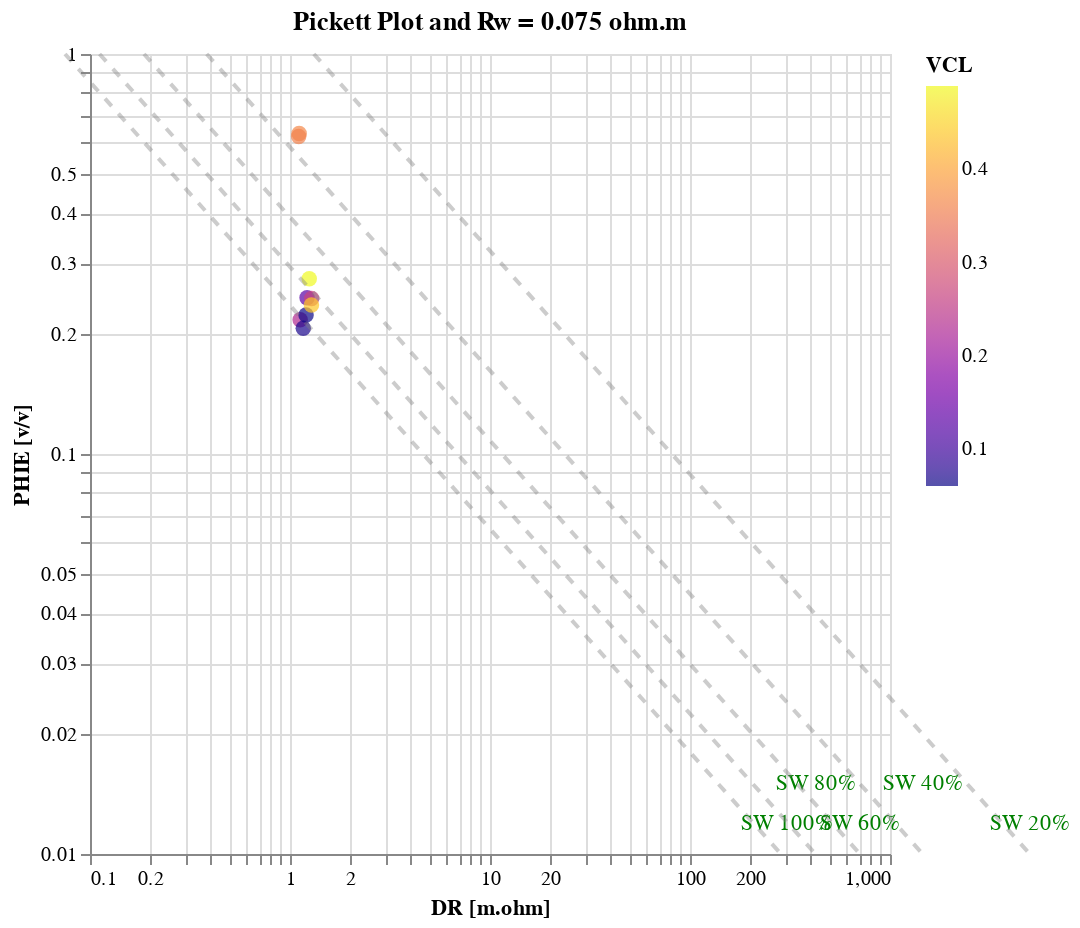

Notebook code for this chart:
### Code cell
# pickett_plot(
#     calculation_data,
#     depth_start=4320,
#     depth_end=4350,
#     vcl_limit=0.5,
#     a=a,
#     rwa=rw_input,
#     m=m,
#     n=n,
#     z="VCL",
# )

pickett_plot(
    calculation_data_copy,
    depth_start=4185,
    depth_end=4194,
    x_range=[0.1, 1000],
    y_range=[0.01, 1],
    vcl_limit=0.5,
    a=a,
    rwa=rw_input,
    m=m,
    n=n,
    z="VCL",
)

### Figure 1 — Vega-Lite specification as saved in the notebook (floating-point values rounded to 4 significant figures)
{"config": {"view": {"continuousWidth": 300, "continuousHeight": 300}}, "layer": [{"data": {"name": "data-942040d8155aa9c6c96a2414d6cbf53b"}, "mark": {"type": "circle", "size": 60}, "encoding": {"color": {"field": "VCL", "scale": {"scheme": "plasma"}, "title": "VCL", "type": "quantitative"}, "tooltip": [{"field": "DEPT", "type": "quantitative"}, {"field": "DR", "type": "quantitative"}, {"field": "PHIE", "type": "quantitative"}, {"field": "VCL", "type": "quantitative"}], "x": {"field": "DR", "scale": {"domain": [0.1, 1000], "type": "log"}, "title": "DR [m.ohm]", "type": "quantitative"}, "y": {"field": "PHIE", "scale": {"domain": [0.01, 1], "type": "log"}, "title": "PHIE [v/v]", "type": "quantitative"}}, "title": "Pickett Plot and Rw = 0.075 ohm.m"}, {"layer": [{"layer": [{"data": {"name": "data-92cb0df78031b4e10e64a1ac1b6b095d"}, "mark": {"type": "line", "opacity": 0.4}, "encoding": {"color": {"value": "grey"}, "strokeDash": {"value": [5, 5]}, "x": {"field": "DR", "type": "quantitative"}, "y": {"field": "PHIE", "type": "quantitative"}}, "title": "SW 100%", "transform": [{"calculate": "'SW 100%'", "as": "SW_label"}]}, {"data": {"name": "data-47e278f397bf2f2fd8cb49e7d63be60e"}, "mark": {"type": "text", "align": "left", "baseline": "middle", "dx": -20, "dy": -15}, "encoding": {"color": {"value": "green"}, "text": {"value": "SW 100%"}, "x": {"field": "DR", "type": "quantitative"}, "y": {"field": "PHIE", "type": "quantitative"}}}]}, {"layer": [{"data": {"name": "data-219299dda8809f1c093a78c712fa7387"}, "mark": {"type": "line", "opacity": 0.4}, "encoding": {"color": {"value": "grey"}, "strokeDash": {"value": [5, 5]}, "x": {"field": "DR", "type": "quantitative"}, "y": {"field": "PHIE", "type": "quantitative"}}, "title": "SW 80%", "transform": [{"calculate": "'SW 80%'", "as": "SW_label"}]}, {"data": {"name": "data-a3217996a9fc725766cc61aedb67e2ba"}, "mark": {"type": "text", "align": "left", "baseline": "middle", "dx": -20, "dy": -35}, "encoding": {"color": {"value": "green"}, "text": {"value": "SW 80%"}, "x": {"field": "DR", "type": "quantitative"}, "y": {"field": "PHIE", "type": "quantitative"}}}]}, {"layer": [{"data": {"name": "data-b0bc9ce3adf99b7c898d00608ec46b16"}, "mark": {"type": "line", "opacity": 0.4}, "encoding": {"color": {"value": "grey"}, "strokeDash": {"value": [5, 5]}, "x": {"field": "DR", "type": "quantitative"}, "y": {"field": "PHIE", "type": "quantitative"}}, "title": "SW 60%", "transform": [{"calculate": "'SW 60%'", "as": "SW_label"}]}, {"data": {"name": "data-2c68b62eeae03be2a08135dfd5b43108"}, "mark": {"type": "text", "align": "left", "baseline": "middle", "dx": -20, "dy": -15}, "encoding": {"color": {"value": "green"}, "text": {"value": "SW 60%"}, "x": {"field": "DR", "type": "quantitative"}, "y": {"field": "PHIE", "type": "quantitative"}}}]}, {"layer": [{"data": {"name": "data-1ee2946b48d2876cf4c52066f614b06d"}, "mark": {"type": "line", "opacity": 0.4}, "encoding": {"color": {"value": "grey"}, "strokeDash": {"value": [5, 5]}, "x": {"field": "DR", "type": "quantitative"}, "y": {"field": "PHIE", "type": "quantitative"}}, "title": "SW 40%", "transform": [{"calculate": "'SW 40%'", "as": "SW_label"}]}, {"data": {"name": "data-8f3e0723ecf572f2e912ce7e6b927fd3"}, "mark": {"type": "text", "align": "left", "baseline": "middle", "dx": -20, "dy": -35}, "encoding": {"color": {"value": "green"}, "text": {"value": "SW 40%"}, "x": {"field": "DR", "type": "quantitative"}, "y": {"field": "PHIE", "type": "quantitative"}}}]}, {"layer": [{"data": {"name": "data-7ba1b9b69db07058f66326a13e45e352"}, "mark": {"type": "line", "opacity": 0.4}, "encoding": {"color": {"value": "grey"}, "strokeDash": {"value": [5, 5]}, "x": {"field": "DR", "type": "quantitative"}, "y": {"field": "PHIE", "type": "quantitative"}}, "title": "SW 20%", "transform": [{"calculate": "'SW 20%'", "as": "SW_label"}]}, {"data": {"name": "data-19121364eada03141601f83c0e52b218"}, "mark": {"type": "text", "align": "left", "baseline": "middle", "dx": -20, "dy": -15}, "encoding": {"color": {"value": "green"}, "text": {"value": "SW 20%"}, "x": {"field": "DR", "type": "quantitative"}, "y": {"field": "PHIE", "type": "quantitative"}}}]}]}], "height": 400, "width": 400, "$schema": "https://vega.github.io/schema/vega-lite/v5.20.1.json", "datasets": {"data-942040d8155aa9c6c96a2414d6cbf53b": [{"WELL": "LLB-10", "DEPT": 4186.0, "CALI": 13.29, "DRHO": -0.012, "DT_MAA": null, "GR": 39.43, "MR": 1.077, "SR": 0.954, "NPHI": 0.4194, "PEF": 3.118, "RHOB_CORR": 2.141, "ROP": 131.6, "DR": 1.124, "RHOB": 2.141, "VSH": 0.2323, "RW": 0.1005, "hydrocarbon_formation_class": 0, "NPHI_corr": 0.4194, "VCLGR": 0.04316, "VCLRT": 0.4197, "VCLND": 0.2318, "VCL": 0.2318, "PHID": 0.1996, "PHIDshc": 0.1923, "PHI_SIMANDOUX": 0.2166, "PHIN": 0.004194, "PHINshc": -0.1001, "PHIxND": 0.04611, "PHIE": 0.2166}, {"WELL": "LLB-10", "DEPT": 4186.0, "CALI": 14.62, "DRHO": -0.014, "DT_MAA": null, "GR": 37.54, "MR": 0.955, "SR": 0.815, "NPHI": 0.3969, "PEF": 2.983, "RHOB_CORR": 2.116, "ROP": 131.6, "DR": 1.165, "RHOB": 2.095, "VSH": 0.1944, "RW": 0.1005, "hydrocarbon_formation_class": 0, "NPHI_corr": 0.3969, "VCLGR": 0.02407, "VCLRT": 0.3859, "VCLND": 0.06929, "VCL": 0.06929, "PHID": 0.2176, "PHIDshc": 0.2155, "PHI_SIMANDOUX": 0.2064, "PHIN": 0.003969, "PHINshc": -0.02721, "PHIxND": 0.09413, "PHIE": 0.2064}, {"WELL": "LLB-10", "DEPT": 4187.0, "CALI": 12.91, "DRHO": 0.01, "DT_MAA": null, "GR": 38.88, "MR": 0.911, "SR": 0.766, "NPHI": 0.4024, "PEF": 2.812, "RHOB_CORR": 2.113, "ROP": 131.6, "DR": 1.203, "RHOB": 2.079, "VSH": 0.2212, "RW": 0.1005, "hydrocarbon_formation_class": 0, "NPHI_corr": 0.4024, "VCLGR": 0.03746, "VCLRT": 0.3567, "VCLND": 0.06036, "VCL": 0.06036, "PHID": 0.2239, "PHIDshc": 0.222, "PHI_SIMANDOUX": 0.2226, "PHIN": 0.004024, "PHINshc": -0.02314, "PHIxND": 0.09945, "PHIE": 0.2226}, {"WELL": "LLB-10", "DEPT": 4188.0, "CALI": 12.93, "DRHO": 0.037, "DT_MAA": null, "GR": 41.09, "MR": 0.894, "SR": 0.747, "NPHI": 0.4225, "PEF": 2.721, "RHOB_CORR": 2.095, "ROP": 131.6, "DR": 1.217, "RHOB": 2.077, "VSH": 0.2655, "RW": 0.1005, "hydrocarbon_formation_class": 0, "NPHI_corr": 0.4225, "VCLGR": 0.06072, "VCLRT": 0.3464, "VCLND": 0.1286, "VCL": 0.1286, "PHID": 0.2247, "PHIDshc": 0.2207, "PHI_SIMANDOUX": 0.246, "PHIN": 0.004225, "PHINshc": -0.05363, "PHIxND": 0.08352, "PHIE": 0.246}, {"WELL": "LLB-10", "DEPT": 4188.0, "CALI": 13.02, "DRHO": 0.068, "DT_MAA": null, "GR": 41.2, "MR": 0.814, "SR": 0.693, "NPHI": 0.4542, "PEF": 2.793, "RHOB_CORR": 2.091, "ROP": 293.6, "DR": 1.283, "RHOB": 2.091, "VSH": 0.2677, "RW": 0.1005, "hydrocarbon_formation_class": 0, "NPHI_corr": 0.4542, "VCLGR": 0.06192, "VCLRT": 0.3009, "VCLND": 0.2668, "VCL": 0.2668, "PHID": 0.2192, "PHIDshc": 0.2108, "PHI_SIMANDOUX": 0.2447, "PHIN": 0.004542, "PHINshc": -0.1155, "PHIxND": 0.04767, "PHIE": 0.2447}, {"WELL": "LLB-10", "DEPT": 4188.0, "CALI": 13.11, "DRHO": 0.114, "DT_MAA": null, "GR": 41.08, "MR": 0.912, "SR": 0.834, "NPHI": 0.4808, "PEF": 2.947, "RHOB_CORR": 2.135, "ROP": 293.6, "DR": 1.28, "RHOB": 2.135, "VSH": 0.2653, "RW": 0.1005, "hydrocarbon_formation_class": 0, "NPHI_corr": 0.4808, "VCLGR": 0.06061, "VCLRT": 0.3029, "VCLND": 0.4404, "VCL": 0.4404, "PHID": 0.202, "PHIDshc": 0.1881, "PHI_SIMANDOUX": 0.2358, "PHIN": 0.004808, "PHINshc": -0.1934, "PHIxND": -0.002604, "PHIE": 0.2358}, {"WELL": "LLB-10", "DEPT": 4190.0, "CALI": 13.07, "DRHO": 0.186, "DT_MAA": null, "GR": 45.11, "MR": 1.436, "SR": 1.384, "NPHI": 0.461, "PEF": 2.974, "RHOB_CORR": 2.202, "ROP": 293.6, "DR": 1.248, "RHOB": 2.202, "VSH": 0.3459, "RW": 0.1005, "hydrocarbon_formation_class": 0, "NPHI_corr": 0.461, "VCLGR": 0.1068, "VCLRT": 0.3245, "VCLND": 0.4893, "VCL": 0.4893, "PHID": 0.1757, "PHIDshc": 0.1603, "PHI_SIMANDOUX": 0.2743, "PHIN": 0.00461, "PHINshc": -0.2156, "PHIxND": -0.02762, "PHIE": 0.2743}, {"WELL": "LLB-10", "DEPT": 4194.0, "CALI": 12.56, "DRHO": 0.081, "DT_MAA": null, "GR": 72.03, "MR": 1.111, "SR": 1.024, "NPHI": 0.3753, "PEF": 2.441, "RHOB_CORR": 2.304, "ROP": 224.2, "DR": 1.111, "RHOB": 2.304, "VSH": 0.8849, "RW": 0.1004, "hydrocarbon_formation_class": 0, "NPHI_corr": 0.3753, "VCLGR": 0.5914, "VCLRT": 0.4309, "VCLND": 0.3654, "VCL": 0.3654, "PHID": 0.1357, "PHIDshc": 0.1242, "PHI_SIMANDOUX": 0.633, "PHIN": 0.003753, "PHINshc": -0.1607, "PHIxND": -0.01822, "PHIE": 0.633}, {"WELL": "LLB-10", "DEPT": 4194.0, "CALI": 12.69, "DRHO": 0.064, "DT_MAA": null, "GR": 71.12, "MR": 1.097, "SR": 1.013, "NPHI": 0.3893, "PEF": 2.403, "RHOB_CORR": 2.272, "ROP": 226.4, "DR": 1.105, "RHOB": 2.272, "VSH": 0.8665, "RW": 0.1004, "hydrocarbon_formation_class": 0, "NPHI_corr": 0.3893, "VCLGR": 0.5682, "VCLRT": 0.4361, "VCLND": 0.3582, "VCL": 0.3582, "PHID": 0.1482, "PHIDshc": 0.137, "PHI_SIMANDOUX": 0.6216, "PHIN": 0.003893, "PHINshc": -0.1573, "PHIxND": -0.01015, "PHIE": 0.6216}], "data-92cb0df78031b4e10e64a1ac1b6b095d": [{"DR": 285.1, "PHIE": 0.01, "SW": "SW 100%"}, {"DR": 0.075, "PHIE": 1.0, "SW": "SW 100%"}], "data-47e278f397bf2f2fd8cb49e7d63be60e": [{"DR": 285.1, "PHIE": 0.01, "SW": "SW 100%"}], "data-219299dda8809f1c093a78c712fa7387": [{"DR": 424.2, "PHIE": 0.01, "SW": "SW 80%"}, {"DR": 0.1116, "PHIE": 1.0, "SW": "SW 80%"}], "data-a3217996a9fc725766cc61aedb67e2ba": [{"DR": 424.2, "PHIE": 0.01, "SW": "SW 80%"}], "data-b0bc9ce3adf99b7c898d00608ec46b16": [{"DR": 707.9, "PHIE": 0.01, "SW": "SW 60%"}, {"DR": 0.1862, "PHIE": 1.0, "SW": "SW 60%"}], "data-2c68b62eeae03be2a08135dfd5b43108": [{"DR": 707.9, "PHIE": 0.01, "SW": "SW 60%"}], "data-1ee2946b48d2876cf4c52066f614b06d": [{"DR": 1457.0, "PHIE": 0.01, "SW": "SW 40%"}, {"DR": 0.3832, "PHIE": 1.0, "SW": "SW 40%"}], "data-8f3e0723ecf572f2e912ce7e6b927fd3": [{"DR": 1457.0, "PHIE": 0.01, "SW": "SW 40%"}], "data-7ba1b9b69db07058f66326a13e45e352": [{"DR": 5003.0, "PHIE": 0.01, "SW": "SW 20%"}, {"DR": 1.316, "PHIE": 1.0, "SW": "SW 20%"}], "data-19121364eada03141601f83c0e52b218": [{"DR": 5003.0, "PHIE": 0.01, "SW": "SW 20%"}]}}
